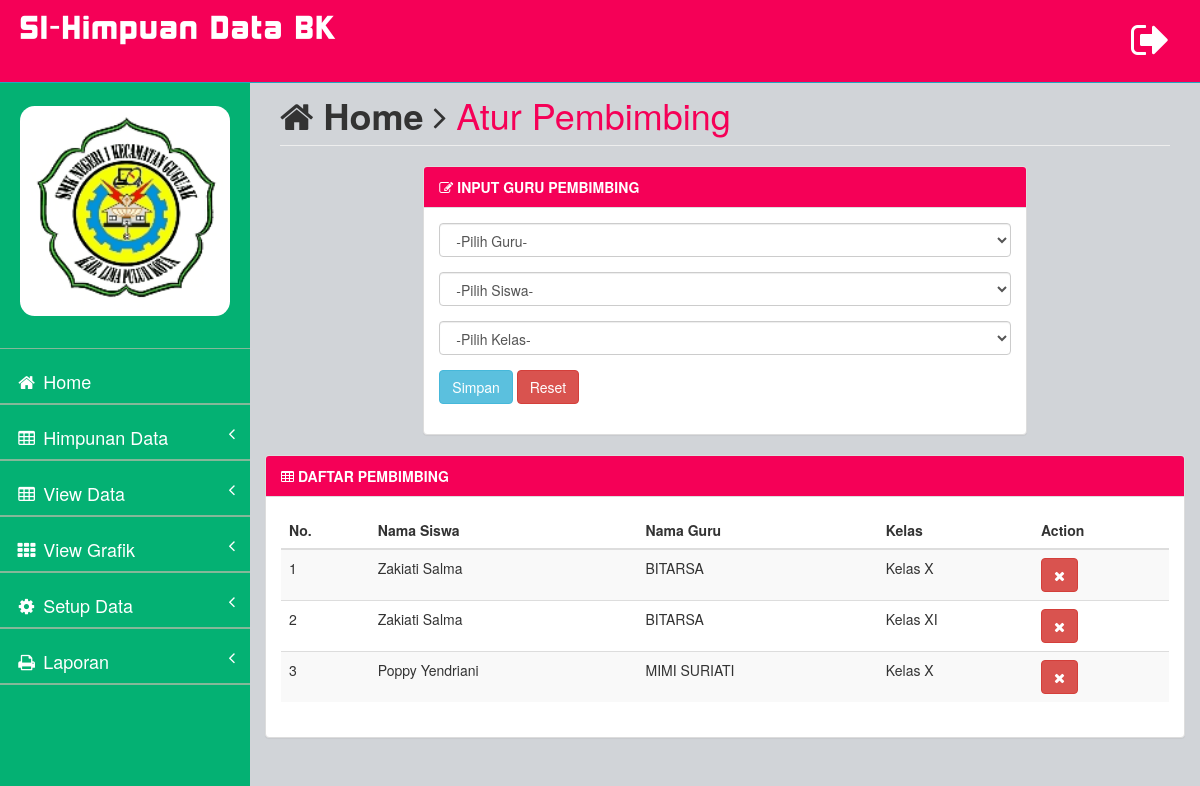
Page /_admin?page=guru (signed in) on the committed database.
### tables this page shows
CREATE TABLE `setup_pembimbing` (
  `id_pemb` int(11) NOT NULL,
  `nama_siswa` varchar(60) NOT NULL,
  `nama_guru` varchar(60) NOT NULL,
  `kelas` varchar(60) NOT NULL
);

### page/gr_pembimbing.php (the view, shortened to what this page needs)
<div class="row">
                <div class="col-lg-12">
                    <h1 class="page-header"><i class="fa fa-home"></i> <b>Home</b> <i class="fa fa-angle-right"></i> <font color="#f50057">Atur Pembimbing</font></h1>
                </div>
<div class="row">
  <div class="col-xs-12 col-md-2"></div>
  <div class="col-xs-12 col-md-8">
    <div class="panel panel-default">
<div class="panel-heading" style="background-color: #f50057; color:white;">
    <b><i class="fa fa-edit"></i> INPUT GURU PEMBIMBING</b>
</div>
<div class="panel-body">
<form role="form" action="" method="post">
<div class="form-group">
<select class="form-control show-tick" name="nama_guru" data-live-search="true">
<option> -Pilih Guru-</option>
</select>
</div>
<div class="form-group">
<select class="form-control show-tick" name="nama_siswa" data-live-search="true">
<option>-Pilih Siswa-</option>
</select>
</div>
<div class="form-group">
<select class="form-control show-tick" name="nama_kelas" data-live-search="true">
    <option>-Pilih Kelas-</option>
</select>
</div>
    <div class="form-group">
        <input type="submit" name="simpan" value="Simpan" class="btn btn-info">
        <input type="reset" value="Reset" class="btn btn-danger">
    </div>
</form>
</div>
</div>
  </div>
  <div class="col-xs-12 col-md-2"></div>
</div>
<div class="row">
                <div class="col-lg-12">
                    <div class="panel panel-default">
                        <div class="panel-heading" style="background-color: #f50057; color:white;">
                            <b> <i class="fa fa-table"></i> DAFTAR PEMBIMBING</b>
                        </div>
                        <div class="panel-body">
                            <div class="table-responsive">
                                <table class="table table-striped">
                                    <thead>
                                        <tr>
                                            <th>No.</th>
                                            <th>Nama Siswa</th>
                                            <th>Nama Guru</th>
                                            <th>Kelas</th>
                                            <th>Action</th>
                                        </tr>
                                    </thead>
                                    <tbody>
                                            <?php
                                        $sql = mysql_query("select * from setup_pembimbing") or die (mysql_error());
                                        $no=1;
                                        while ($data = mysql_fetch_array($sql)){
                                        ?>
                                        <tr>
                                            <td><?php echo $no++; ?></td>
                                            <td><?php echo $data['nama_guru']; ?></td>
                                            <td><?php echo $data['nama_siswa']; ?></td>
                                            <td><?php echo $data['kelas']; ?></td>
                                            <td>
                                                <a onclick="return confirm('Yakin ingin hapus data ini ??')" href="?page=guru&action=delpem&kdgr=<?php echo $data['id_pemb']; ?>">
                                                <button type="" class="btn btn-danger"><i class="fa fa-times"></i></button></a>
                                            </td>
                                        </tr>
                                        <?php } ?>
                                    </tbody>
                                </table>
                            </div>
                        </div>
                    </div>
                </div>

### assets/css/style.css (style rules this page uses)
body { background-color: #f8f8f8; }

### rows in the picture
setup_pembimbing: nama_guru "Zakiati Salma", nama_siswa "BITARSA", kelas "Kelas X"
setup_pembimbing: nama_guru "Zakiati Salma", nama_siswa "BITARSA", kelas "Kelas XI"
setup_pembimbing: nama_guru "Poppy Yendriani", nama_siswa "MIMI SURIATI", kelas "Kelas X"
